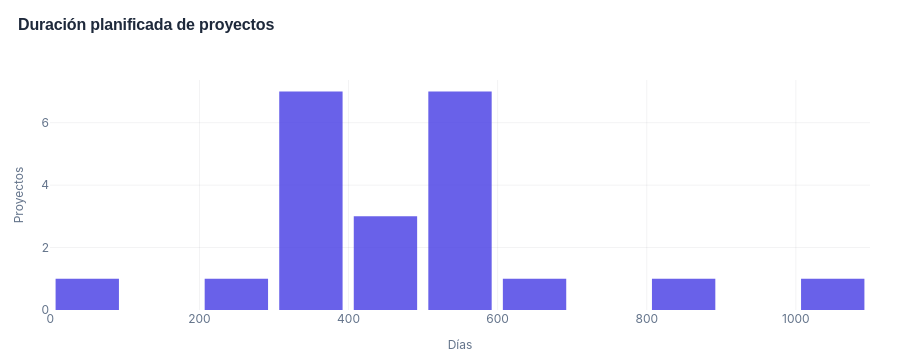

The notebook cell saved with this chart:
### Code cell
section_title('Proyectos', 'Duración y sedes')

df_prj['Duracion_Int'] = df_prj['DURACION_DIAS'].fillna(0).astype(int)

fig_dur = px.histogram(df_prj, x='Duracion_Int', nbins=15, 
                       color_discrete_sequence=[C['accent']], opacity=0.85)
fig_dur.update_traces(marker_line_width=0, hovertemplate='Días: %{x}<br>Proyectos: %{y}<extra></extra>')
_style(fig_dur, 'Duración planificada de proyectos', h=360)
fig_dur.update_yaxes(title_text="Proyectos")
fig_dur.update_xaxes(title_text="Días")
fig_dur.update_layout(bargap=0.15)
fig_dur.show()

sedes = df_prj.groupby('TX_LUGAR').size().reset_index(name='Total').sort_values('Total', ascending=False)
top_sedes = sedes.head(5)[['TX_LUGAR', 'Total']].values.tolist()

html_podio = f'<div style="display:flex; margin-bottom: 24px;">' + render_podium(top_sedes, 'Top sedes por volumen operativo', C['accent'], 'proyectos') + '</div>'
display(HTML(html_podio))

render_insight(
    'Concentración geográfica',
    f'Las cifras indican que la mayor concentración operativa se encuentra en <b>{str(sedes.iloc[0]["TX_LUGAR"])}</b>. Saber esto resulta muy útil para planificar mejor la asignación de recursos y el presupuesto de los próximos trimestres.'
)

### Figure 1 — Plotly figure (JSON) as saved in the notebook; plotly's stock layout.template omitted (floating-point values rounded to 4 significant figures)
{"data": [{"bingroup": "x", "hovertemplate": "Días: %{x}<br>Proyectos: %{y}<extra></extra>", "legendgroup": "", "marker": {"color": "#4F46E5", "line": {"width": 0}, "opacity": 0.85, "pattern": {"shape": ""}}, "name": "", "nbinsx": 15, "orientation": "v", "showlegend": false, "type": "histogram", "x": [1095, 501, 668, 456, 820, 364, 441, 578, 364, 517, 545, 486, 546, 514, 364, 224, 364, 545, 303, 336, 390, 16], "xaxis": "x", "yaxis": "y"}], "layout": {"bargap": 0.15, "barmode": "relative", "font": {"color": "#64748B", "family": "Inter, sans-serif", "size": 12}, "height": 360, "legend": {"tracegroupgap": 0}, "margin": {"b": 50, "l": 50, "r": 30, "t": 80}, "paper_bgcolor": "#FFFFFF", "plot_bgcolor": "#FFFFFF", "title": {"text": "<b style=\"font-family:'Outfit', sans-serif;font-size:16px;font-weight:700;color:#1E293B;letter-spacing:-0.01em;\">Duración planificada de proyectos</b>", "x": 0.02, "y": 0.95}, "xaxis": {"anchor": "y", "domain": [0, 1], "gridcolor": "rgba(15, 23, 42, 0.05)", "title": {"font": {"color": "#64748B", "size": 12}, "text": "Días"}, "zeroline": false}, "yaxis": {"anchor": "x", "domain": [0, 1], "gridcolor": "rgba(15, 23, 42, 0.05)", "title": {"font": {"color": "#64748B", "size": 12}, "text": "Proyectos"}, "zeroline": false}}}
